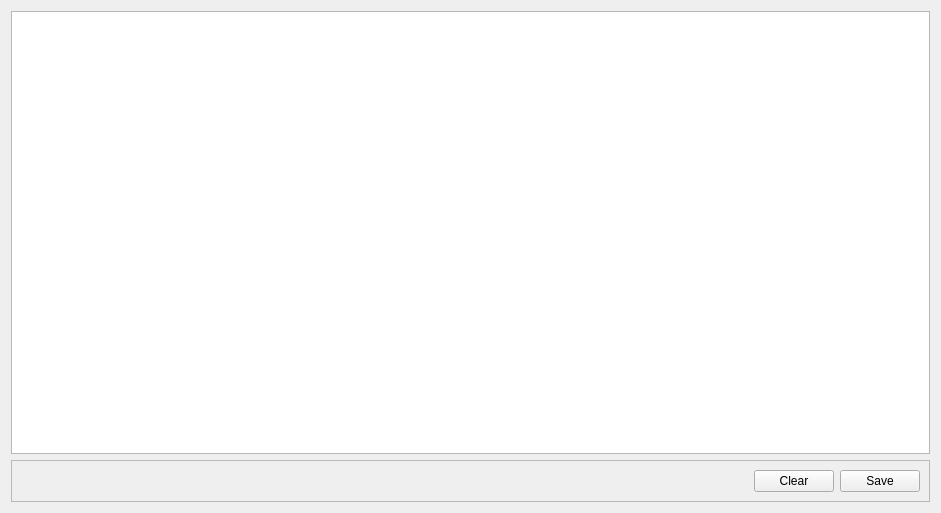
<?xml version="1.0" encoding="UTF-8"?>
<ui version="4.0">
 <class>Form</class>
 <widget class="QWidget" name="Form">
  <property name="geometry">
   <rect>
    <x>0</x>
    <y>0</y>
    <width>941</width>
    <height>513</height>
   </rect>
  </property>
  <property name="windowTitle">
   <string>Form</string>
  </property>
  <layout class="QGridLayout" name="gridLayout_2">
   <item row="0" column="0">
    <widget class="QTableView" name="editor"/>
   </item>
   <item row="1" column="0">
    <widget class="QFrame" name="frame">
     <property name="frameShape">
      <enum>QFrame::StyledPanel</enum>
     </property>
     <property name="frameShadow">
      <enum>QFrame::Raised</enum>
     </property>
     <layout class="QGridLayout" name="gridLayout">
      <item row="0" column="2">
       <widget class="QPushButton" name="save">
        <property name="maximumSize">
         <size>
          <width>120</width>
          <height>55</height>
         </size>
        </property>
        <property name="text">
         <string>Save</string>
        </property>
       </widget>
      </item>
      <item row="0" column="1">
       <widget class="QPushButton" name="clear">
        <property name="maximumSize">
         <size>
          <width>120</width>
          <height>55</height>
         </size>
        </property>
        <property name="text">
         <string>Clear</string>
        </property>
       </widget>
      </item>
      <item row="0" column="0">
       <spacer name="horizontalSpacer">
        <property name="orientation">
         <enum>Qt::Horizontal</enum>
        </property>
        <property name="sizeHint" stdset="0">
         <size>
          <width>40</width>
          <height>20</height>
         </size>
        </property>
       </spacer>
      </item>
     </layout>
    </widget>
   </item>
  </layout>
 </widget>
 <resources/>
 <connections/>
</ui>
